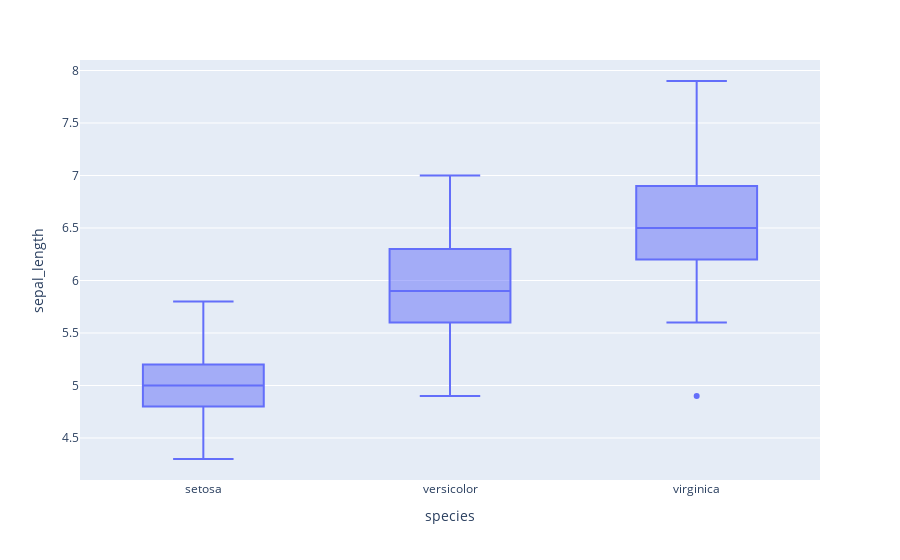

The notebook cell saved with this chart:
### Markdown cell above
A Box Plot is also known as Whisker plot is created to display the summary of the set of data values having properties like minimum, first quartile, median, third quartile and maximum. In the box plot, a box is created from the first quartile to the third quartile, a vertical line is also there which goes through the box at the median. Here x-axis denotes the data to be plotted while the y-axis shows the frequency distribution.

### Code cell
# plotting the box chart
fig = px.box(df, x="species", y="sepal_length")

# showing the plot
fig.show()

### Figure 1 — Plotly figure (JSON) as saved in the notebook; plotly's stock layout.template omitted (floating-point values rounded to 4 significant figures; data arrays with more than 128 entries replaced by an {"elided": "..."} marker saying what was removed)
{"data": [{"alignmentgroup": "True", "hovertemplate": "species=%{x}<br>sepal_length=%{y}<extra></extra>", "legendgroup": "", "marker": {"color": "#636efa"}, "name": "", "notched": false, "offsetgroup": "", "orientation": "v", "showlegend": false, "type": "box", "x": {"elided": "150 str values"}, "x0": " ", "xaxis": "x", "y": {"elided": "150 float values"}, "y0": " ", "yaxis": "y"}], "layout": {"boxmode": "group", "legend": {"tracegroupgap": 0}, "margin": {"t": 60}, "xaxis": {"anchor": "y", "domain": [0, 1], "title": {"text": "species"}}, "yaxis": {"anchor": "x", "domain": [0, 1], "title": {"text": "sepal_length"}}}}
